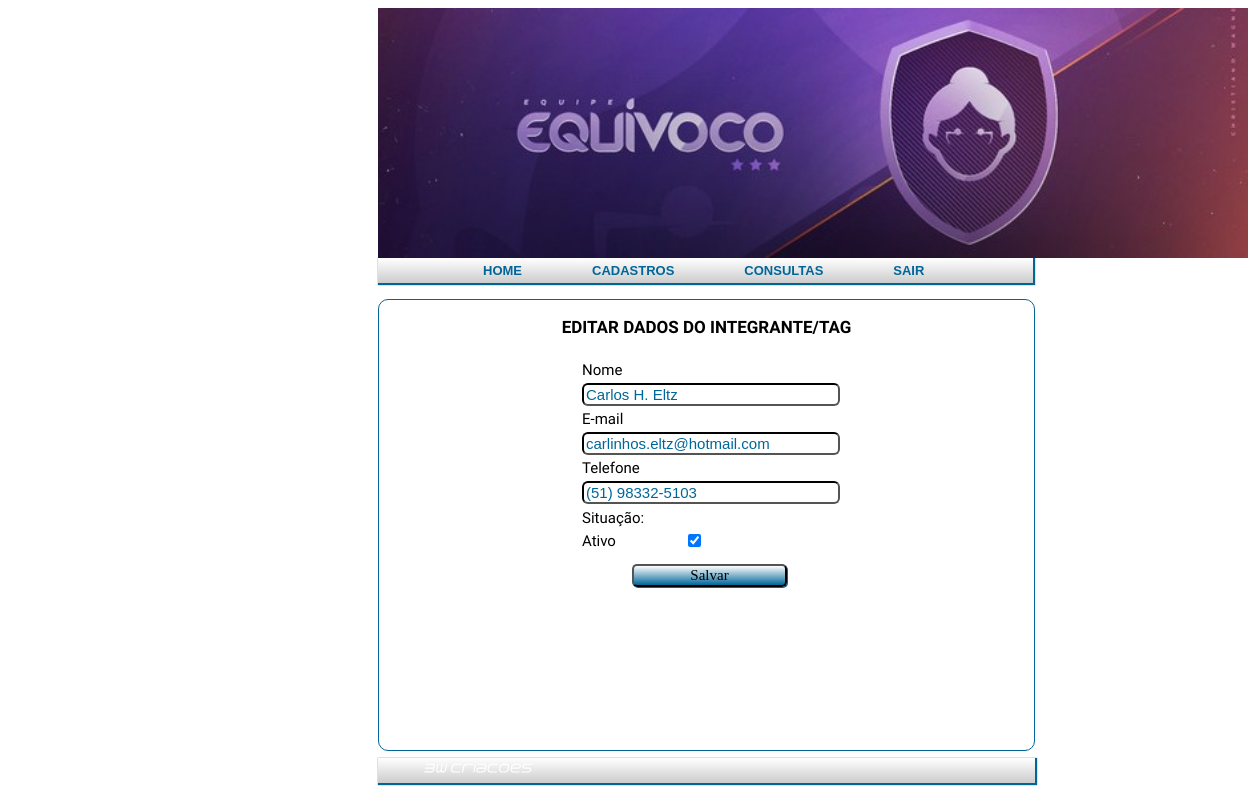
/editando_integrantes.php?id=1, run on the app's committed database.
### tables this page shows
CREATE TABLE `integrantes` (
  `id_integrantes` int(11) NOT NULL,
  `nome` varchar(50) NOT NULL,
  `apelido` varchar(50) NOT NULL,
  `email` varchar(50) DEFAULT NULL,
  `telefone` varchar(15) DEFAULT NULL,
  `municipio` varchar(50) DEFAULT NULL,
  `situacao` int(11) DEFAULT NULL
);

### editando_integrantes.php (the view, shortened to what this page needs)
<?php
include("config.php");
?>
<!doctype html>
<html>
<head>
	<link rel="stylesheet" href="./css/editar.css"/>
</head>
<body>
	<div id="main">
		<?php
		include_once "topo.php"
		?>
		<?php
		include_once "nav_on.php"
		?>
		<div id="editar_btn">
			<div id="editar1">
				<?php
				$identificador = $_GET['id'];
				$consulta_integrantes = "SELECT * FROM `integrantes` WHERE `id_integrantes` = '$identificador'";
				$resultado = mysqli_query($conn, $consulta_integrantes);
				while($linha = mysqli_fetch_array($resultado)){
					$id_integrantes = $linha['id_integrantes'];
					$nome = $linha['nome'];
					$email = $linha['email'];
					$telefone = $linha['telefone'];
					echo("
						<form action='processa_edita_integrantes.php' method='POST'>
						<p><strong>EDITAR DADOS DO INTEGRANTE/TAG</strong></p>
						<table>
						<tr>
						<td id='content'><input type='hidden' name='id' value='" . $id_integrantes . "' /></td>
						</tr>
						<tr>
						<td id='content'><label>Nome</label></td>
						</tr>
						<tr>
						<td id='content'><input type='text' name='nome' value='" . $nome . "' /></td>
						</tr>
						<tr>
						<td id='content'><label>E-mail</label></td>
						</tr>
						<tr>
						<td id='content'><input type='text' name='email' value='" . $email . "' /><br /></td>
						</tr>
						<tr>
						<td id='content'><label>Telefone</label></td>
						</tr>
						<tr>
						<td id='content'><input type='text' name='telefone' value='" . $telefone . "' /><br /></td>
						</tr>
						<tr>
						<td id='checkbox'><label>Situação:</label></td>
						</tr>
						<tr>
						<td id='checkbox'><label>Ativo</label><input type='checkbox' name='situacao' value='1' checked='TRUE'></td>
						</tr>
						<tr>
						<td>
						<input type='submit' value='Salvar' class='btn'>
						</td>
						</tr>
						</form>
						");
				}
				?>
		</div>
	</div>
</div>
<?php
include_once 'footer.php';
?>
</body>
</html>

### css/editar.css (style rules this page uses)
body { background: #FFFFFF; }
#main { height:500px; width:657px; margin-left:250px; }
#editar1 { border-radius:10px; border:solid 1px #069; margin-left:120px; float:left; height:450px; width:655px; }
#editar1 table { margin-left:100px; float:left; height:150px; width:155px; }
#editar1 input { margin-left:100px; float:left; width:155px; }
#editar1 p { font-size: 17px; font-family: 'Passion One', cursive; color: #000000; text-align: center; }
#editar1 label { margin-left: 250px; margin-top: 1px; }
#content label { font-size: 15px; font-family: 'Play', cursive; margin-left: 100px; }
#content input { border-color: #000000; background-color: #FFFFFF; font-size:15px; font-family: Verdana, Arial, Helvetica, sans-serif; color: #069; width: 250px; margin-left: 100px; border-radius: 6px; }
#checkbox label { font-size: 15px; font-family: 'Play', cursive; margin-left: 100px; float: left; }
#checkbox input { border-color: #000000; background-color: #FFFFFF; font-size:15px; font-family: Verdana, Arial, Helvetica, sans-serif; color: #069; margin-left: 1px; float: left; }
#editar_btn .btn { margin-top: 10px; margin-left: 150px; font-family: tahoma; font-size:15px; color: #000; background: -webkit-linear-gradient(#FFFFFF, #069); background: -o-linear-gradient(#FFFFFF, #069); background: -moz-linear-gradient(#FFFFFF, #069); background: linear-gradient(#FFFFFF, #069); border-radius: 5px 5px; box-shadow: 1px 1px #069; }

### data on the page
integrantes: nome "Carlos H. Eltz", email "carlinhos.eltz@hotmail.com", telefone "(51) 98332-5103"
